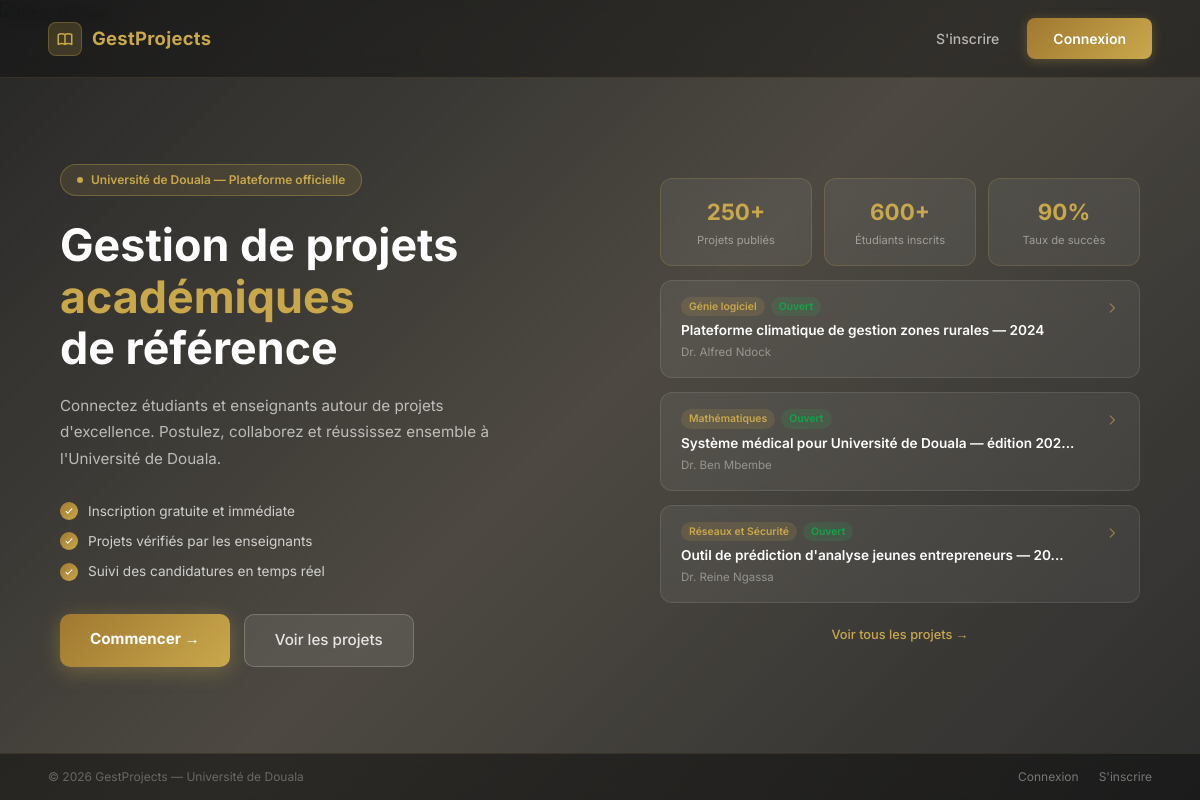
The page / on the database its author committed.
### app/models.py (models this page shows, shortened)
class Project(db.Model):
    __tablename__ = 'project'
    id = db.Column(db.Integer, primary_key=True)
    title = db.Column(db.String(200), nullable=False)
    title_en = db.Column(db.String(200))
    description = db.Column(db.Text, nullable=False)
    description_en = db.Column(db.Text)
    domain = db.Column(db.String(100))
    domain_en = db.Column(db.String(100))
    teacher_id = db.Column(db.Integer, db.ForeignKey('user.id'), nullable=False)
    max_students = db.Column(db.Integer, default=1)
    status = db.Column(db.String(20), default='open')
    created_at = db.Column(db.DateTime, default=datetime.utcnow)
    updated_at = db.Column(db.DateTime, default=datetime.utcnow,
                           onupdate=datetime.utcnow)
    applications = db.relationship('Application', backref='project',
                                   lazy=True, cascade='all, delete-orphan')

class User(UserMixin, db.Model):
    __tablename__ = 'user'
    id = db.Column(db.Integer, primary_key=True)
    email = db.Column(db.String(100), unique=True, nullable=False)
    password_hash = db.Column(db.String(200), nullable=False)
    role = db.Column(db.String(20), nullable=False)
    name = db.Column(db.String(100), nullable=False)
    created_at = db.Column(db.DateTime, default=datetime.utcnow)
    projects = db.relationship('Project', backref='teacher', lazy=True,
                               foreign_keys='Project.teacher_id')
    applications = db.relationship('Application', backref='student', lazy=True,
                                   foreign_keys='Application.student_id')

### app/routes.py (the view)
@main.route('/')
def index():
    projects = Project.query.filter_by(status='open').limit(6).all()
    return render_template('index.html', projects=projects, lang=get_lang())

### app/__init__.py (called while the page is built)
def create_app():
    app = Flask(__name__)
    app.config.from_object(Config)
    db.init_app(app)
    login_manager.init_app(app)
    migrate.init_app(app, db)
    login_manager.login_view = 'auth.login'
    login_manager.login_message = 'Connectez-vous pour accéder à cette page.'
    login_manager.login_message_category = 'warning'
    from app.auth import auth as auth_blueprint
    from app.routes import main as main_blueprint
    app.register_blueprint(auth_blueprint)
    app.register_blueprint(main_blueprint)
    from flask import session
    @app.context_processor
    def inject_globals():
        return {'lang': session.get('lang', 'fr')}
    return app

### app/routes.py (called while the page is built)
def get_lang():
    return session.get('lang', 'fr')

### app/templates/index.html (shortened to what this page needs)
{% extends "base.html" %}
{% block auth_content %}
<div style="position:fixed; inset:0; display:flex; flex-direction:column; overflow:hidden;">
    <div style="position:absolute; inset:0; z-index:0;">
        <img src="https://images.unsplash.com/photo-1507842217343-583bb7270b66?w=1920&auto=format&fit=crop&q=80"
             alt="Bibliothèque"
             style="width:100%; height:100%; object-fit:cover; object-position:center;">
        <div style="position:absolute; inset:0;
                    background:linear-gradient(135deg,
                        rgba(10,10,10,0.88) 0%,
                        rgba(20,15,5,0.75) 50%,
                        rgba(10,10,10,0.85) 100%);">
        </div>
    </div>
    <nav style="position:relative; z-index:10; padding:18px 48px;
                display:flex; align-items:center; justify-content:space-between;
                border-bottom:1px solid rgba(201,168,76,0.15);
                background:rgba(10,10,10,0.4); backdrop-filter:blur(10px);">
        <div style="display:flex; align-items:center; gap:10px;">
            <div style="width:34px; height:34px; background:rgba(201,168,76,0.2);
                        border-radius:8px; display:flex; align-items:center;
                        justify-content:center; border:1px solid rgba(201,168,76,0.3);">
            </div>
            <span style="color:#C9A84C; font-weight:700; font-size:1.15rem;
                         letter-spacing:0.3px;">GestProjects</span>
        </div>
        <div style="display:flex; gap:28px; align-items:center;">
            <a href="{{ url_for('auth.register') }}"
               style="color:rgba(255,255,255,0.65); text-decoration:none;
                      font-size:0.875rem; font-weight:500; transition:color 0.2s;"
               onmouseover="this.style.color='#C9A84C'"
               onmouseout="this.style.color='rgba(255,255,255,0.65)'">
                S'inscrire
            </a>
            <a href="{{ url_for('auth.login') }}"
               style="background:linear-gradient(135deg,#A07830,#C9A84C);
                      color:#fff; text-decoration:none; font-size:0.875rem;
                      font-weight:600; padding:10px 26px; border-radius:8px;
                      transition:all 0.2s; box-shadow:0 2px 12px rgba(201,168,76,0.3);"
               onmouseover="this.style.transform='translateY(-1px)';this.style.boxShadow='0 4px 18px rgba(201,168,76,0.45)'"
               onmouseout="this.style.transform='translateY(0)';this.style.boxShadow='0 2px 12px rgba(201,168,76,0.3)'">
                Connexion
            </a>
        </div>
    </nav>
    <div style="position:relative; z-index:1; flex:1; display:flex;
                align-items:center; justify-content:space-between;
                padding:0 60px; gap:40px; overflow:hidden;">
        <div style="flex:1; max-width:520px;">
            <div style="display:inline-flex; align-items:center; gap:8px;
                        background:rgba(201,168,76,0.12);
                        border:1px solid rgba(201,168,76,0.35);
                        border-radius:20px; padding:6px 16px; margin-bottom:24px;">
                <div style="width:6px; height:6px; border-radius:50%;
                            background:#C9A84C; animation:pulse 2s infinite;"></div>
                <span style="color:#C9A84C; font-size:0.75rem; font-weight:600;">
                    Université de Douala — Plateforme officielle
                </span>
            </div>
            <h1 style="color:#fff; font-size:2.8rem; font-weight:700;
                       line-height:1.15; margin-bottom:18px;">
                Gestion de projets<br>
                <span style="color:#C9A84C;">académiques</span><br>
                de référence
            </h1>
            <p style="color:rgba(255,255,255,0.65); font-size:0.95rem;
                      line-height:1.75; margin-bottom:28px; max-width:440px;">
                Connectez étudiants et enseignants autour de projets
                d'excellence. Postulez, collaborez et réussissez ensemble
                à l'Université de Douala.
            </p>
            <div style="display:flex; flex-direction:column; gap:10px; margin-bottom:32px;">
                {% for item in ['Inscription gratuite et immédiate',
                                'Projets vérifiés par les enseignants',
                                'Suivi des candidatures en temps réel'] %}
                <div style="display:flex; align-items:center; gap:10px;">
                    <div style="width:18px; height:18px; border-radius:50%;
                                background:linear-gradient(135deg,#A07830,#C9A84C);
                                display:flex; align-items:center; justify-content:center;
                                flex-shrink:0;">
                        <svg width="10" height="10" fill="none" stroke="#fff"
                             stroke-width="2.5" viewBox="0 0 24 24">
                            <path stroke-linecap="round" stroke-linejoin="round" d="M5 13l4 4L19 7"/>
                        </svg>
                    </div>
                    <span style="color:rgba(255,255,255,0.75); font-size:0.85rem;">{{ item }}</span>
                </div>
                {% endfor %}
            </div>
            <div style="display:flex; gap:14px; flex-wrap:wrap;">
                <a href="{{ url_for('auth.register') }}"
                   style="background:linear-gradient(135deg,#A07830,#C9A84C);
                          color:#fff; text-decoration:none; font-size:0.95rem;
                          font-weight:700; padding:14px 30px; border-radius:10px;
                          transition:all 0.2s; box-shadow:0 4px 20px rgba(201,168,76,0.35);"
                   onmouseover="this.style.transform='translateY(-2px)';this.style.boxShadow='0 8px 28px rgba(201,168,76,0.5)'"
                   onmouseout="this.style.transform='translateY(0)';this.style.boxShadow='0 4px 20px rgba(201,168,76,0.35)'">
                    Commencer →
                </a>
                <a href="{{ url_for('main.projects_list') }}"
                   style="background:rgba(255,255,255,0.08); color:rgba(255,255,255,0.85);
                          text-decoration:none; font-size:0.95rem; font-weight:500;
                          padding:14px 30px; border-radius:10px;
                          border:1.5px solid rgba(255,255,255,0.2); transition:all 0.2s;"
                   onmouseover="this.style.background='rgba(255,255,255,0.14)';this.style.borderColor='rgba(201,168,76,0.4)'"
                   onmouseout="this.style.background='rgba(255,255,255,0.08)';this.style.borderColor='rgba(255,255,255,0.2)'">
                    Voir les projets
                </a>
            </div>
        </div>
        <div style="flex:1; max-width:480px; display:flex;
                    flex-direction:column; gap:14px;">
            <div style="display:grid; grid-template-columns:repeat(3,1fr); gap:12px;">
                {% for val, label in [('250+','Projets publiés'),
                                      ('600+','Étudiants inscrits'),
                                      ('90%','Taux de succès')] %}
                <div style="background:rgba(255,255,255,0.06);
                            border:1px solid rgba(201,168,76,0.2);
                            border-radius:12px; padding:16px 12px; text-align:center;
                            backdrop-filter:blur(8px);">
                    <div style="color:#C9A84C; font-size:1.4rem; font-weight:700;">{{ val }}</div>
                    <div style="color:rgba(255,255,255,0.45); font-size:0.7rem; margin-top:3px;">{{ label }}</div>
                </div>
                {% endfor %}
            </div>
            {% for project in projects[:3] %}
            <a href="{{ url_for('auth.login') }}"
               style="background:rgba(255,255,255,0.06);
                      border:1px solid rgba(255,255,255,0.1);
                      border-radius:12px; padding:16px 20px; text-decoration:none;
                      color:inherit; display:block; transition:all 0.2s;
                      backdrop-filter:blur(8px);"
               onmouseover="this.style.borderColor='rgba(201,168,76,0.5)';this.style.background='rgba(201,168,76,0.08)'"
               onmouseout="this.style.borderColor='rgba(255,255,255,0.1)';this.style.background='rgba(255,255,255,0.06)'">
                <div style="display:flex; justify-content:space-between;
                            align-items:flex-start; gap:10px;">
                    <div style="flex:1;">
                        <div style="display:flex; gap:6px; margin-bottom:6px; flex-wrap:wrap;">
                            <span style="background:rgba(201,168,76,0.15); color:#C9A84C;
                                         font-size:0.65rem; font-weight:600;
                                         padding:2px 8px; border-radius:10px;">
                                {{ project.domain or 'Général' }}
                            </span>
                            <span style="background:rgba(34,197,94,0.12); color:#16a34a;
                                         font-size:0.65rem; font-weight:600;
                                         padding:2px 8px; border-radius:10px;">
                                Ouvert
                            </span>
                        </div>
                        <div style="color:#fff; font-size:0.85rem; font-weight:600;
                                    line-height:1.3; margin-bottom:4px;">
                            {{ project.title[:55] }}{% if project.title|length > 55 %}...{% endif %}
                        </div>
                        <div style="color:rgba(255,255,255,0.4); font-size:0.72rem;">
                            Dr. {{ project.teacher.name }}
                        </div>
                    </div>
                    <svg width="14" height="14" fill="none" stroke="rgba(201,168,76,0.6)"
                         stroke-width="2" viewBox="0 0 24 24" style="flex-shrink:0; margin-top:4px;">
                        <path stroke-linecap="round" stroke-linejoin="round" d="M9 5l7 7-7 7"/>
                    </svg>
                </div>
            </a>
            {% endfor %}
            <a href="{{ url_for('auth.login') }}"
               style="text-align:center; color:#C9A84C; font-size:0.8rem;
                      font-weight:500; text-decoration:none; padding:8px;
                      transition:opacity 0.2s;"
               onmouseover="this.style.opacity='0.7'"
               onmouseout="this.style.opacity='1'">
                Voir tous les projets →
            </a>
        </div>
    </div>
    <div style="position:relative; z-index:1; padding:14px 48px;
                border-top:1px solid rgba(201,168,76,0.12);
                background:rgba(10,10,10,0.5); backdrop-filter:blur(10px);
                display:flex; justify-content:space-between; align-items:center;">
        <span style="color:rgba(255,255,255,0.3); font-size:0.75rem;">
            © 2026 GestProjects — Université de Douala
        </span>
        <div style="display:flex; gap:20px;">
            <a href="{{ url_for('auth.login') }}"
               style="color:rgba(255,255,255,0.4); text-decoration:none;
                      font-size:0.75rem; transition:color 0.2s;"
               onmouseover="this.style.color='#C9A84C'"
               onmouseout="this.style.color='rgba(255,255,255,0.4)'">
                Connexion
            </a>
            <a href="{{ url_for('auth.register') }}"
               style="color:rgba(255,255,255,0.4); text-decoration:none;
                      font-size:0.75rem; transition:color 0.2s;"
               onmouseover="this.style.color='#C9A84C'"
               onmouseout="this.style.color='rgba(255,255,255,0.4)'">
                S'inscrire
            </a>
        </div>
    </div>
</div>
{% endblock %}

### app/templates/base.html (style rules this page uses)
:root { --gold: #C9A84C; --gold-light: #E8C96A; --gold-dark: #A07830; --black: #0A0A0A; --dark: #141414; --dark2: #1E1E1E; --dark3: #2A2A2A; --white: #FFFFFF; --gray: #888888; --gray-light: #F5F5F5; --sidebar-width: 240px; }
* { box-sizing: border-box; margin: 0; padding: 0; }
body { font-family: 'Inter', sans-serif; background: var(--gray-light); color: var(--black); display: flex; min-height: 100vh; }

### app/templates/index.html (style rules this page uses)
* { margin: 0; padding: 0; box-sizing: border-box; }
html, body { overflow: hidden; height: 100%; width: 100%; }

### rows shown on the page
Project: domain "Génie logiciel", title "Plateforme climatique de gestion zones rurales — 2024", teacher.name "Alfred Ndock"
Project: domain "Mathématiques", title "Système médical pour Université de Douala — édition 202", teacher.name "Ben Mbembe"
Project: domain "Réseaux et Sécurité", title "Outil de prédiction d'analyse jeunes entrepreneurs — 20", teacher.name "Reine Ngassa"

### other values the page prints
{{ item }} "Inscription gratuite et immédiate" "Projets vérifiés par les enseignants" "Suivi des candidatures en temps réel"
{{ val }} "250+" "600+" "90%"
{{ label }} "Projets publiés" "Étudiants inscrits" "Taux de succès"
